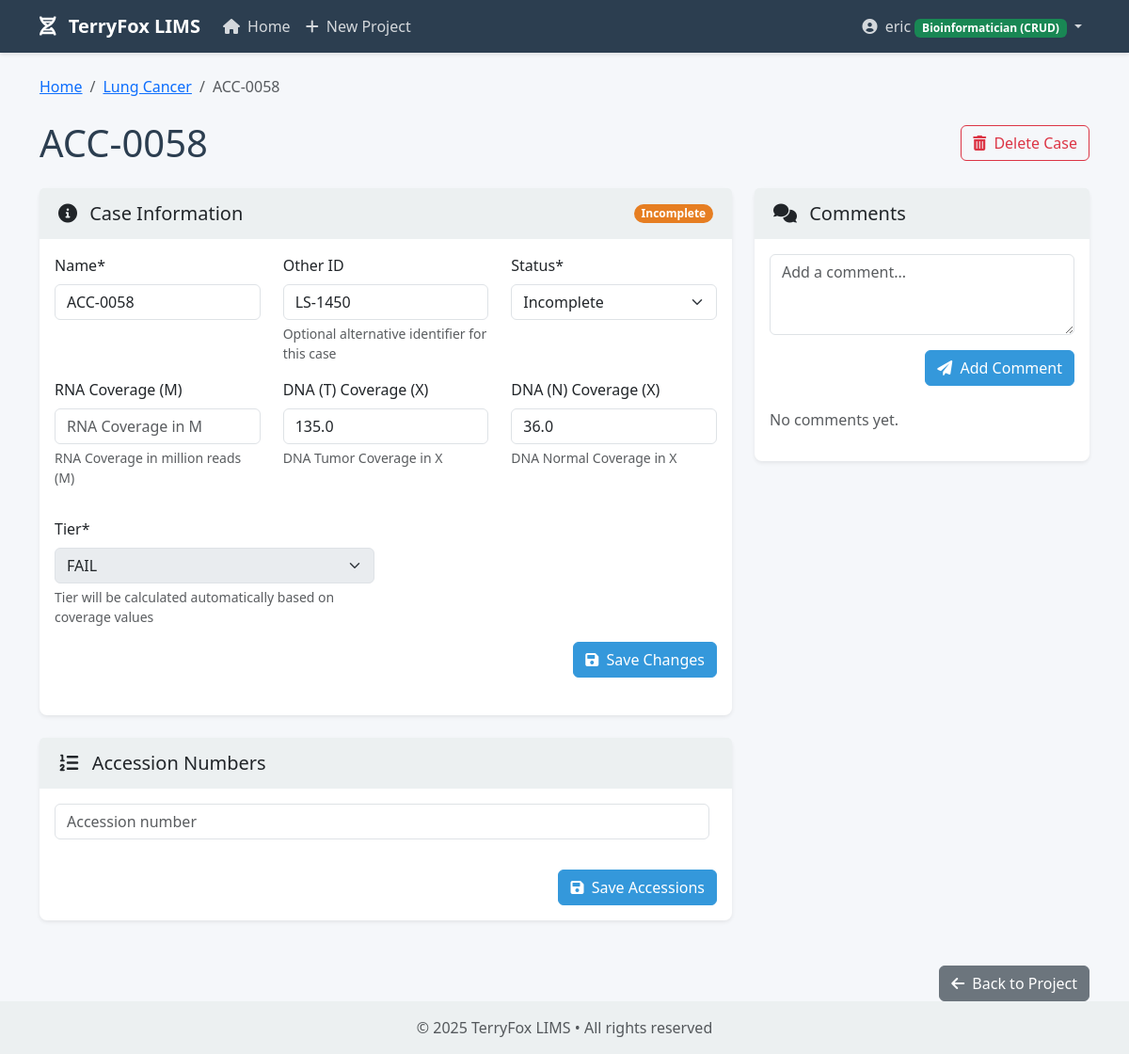
Before: /cases/614/ (signed in) with the older database file.
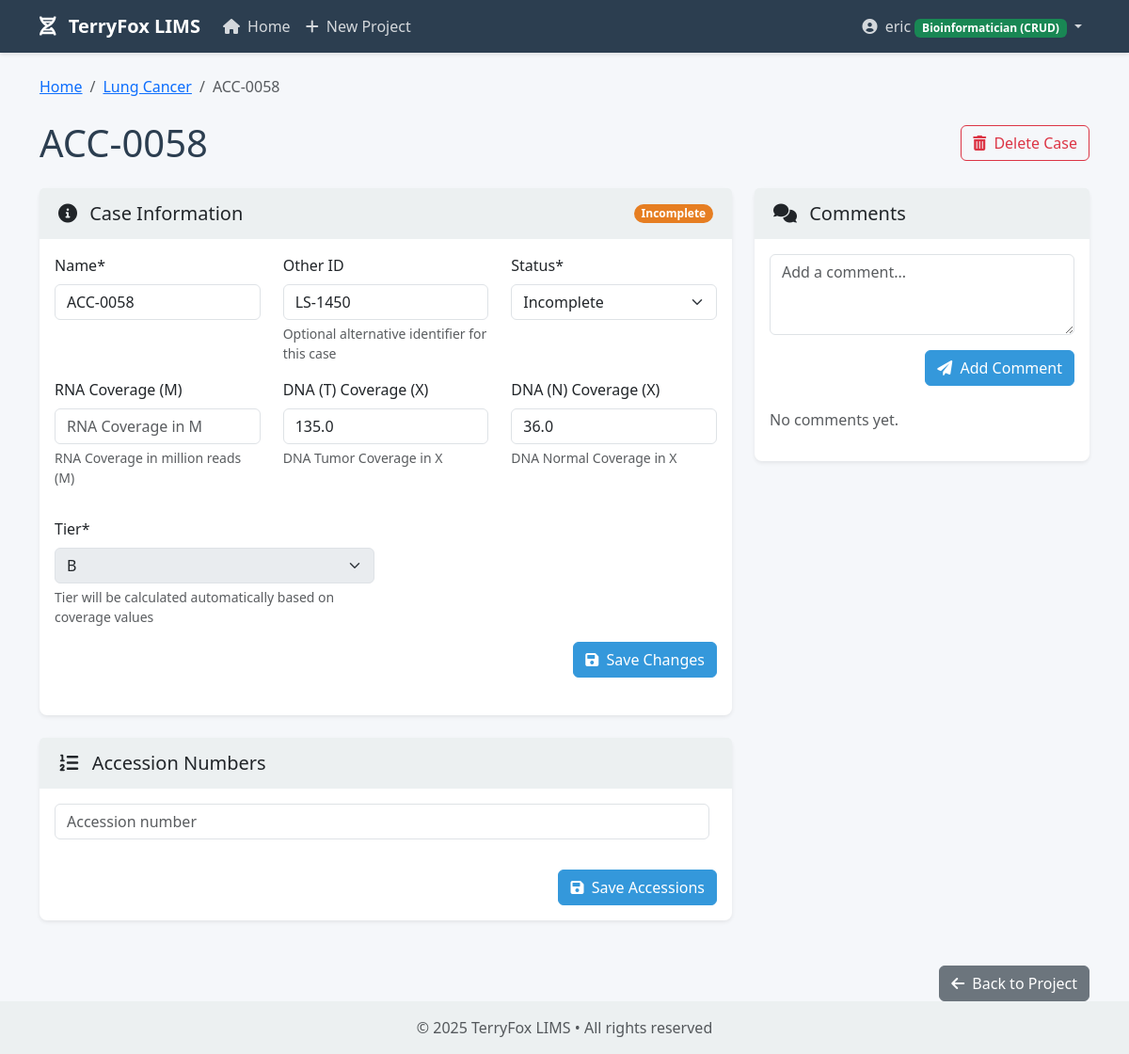
After: the same page with the newer database file.
### core/models.py (models this page shows, shortened)
class Project(models.Model):
    name = models.CharField(max_length=255)
    description = models.TextField(blank=True)
    project_lead = models.ForeignKey(
        ProjectLead,
        on_delete=models.SET_NULL,
        null=True,
        blank=True,
        related_name='projects',
        verbose_name=_('Project Lead')
    )
    created_at = models.DateTimeField(auto_now_add=True)
    updated_at = models.DateTimeField(auto_now=True)
    created_by = models.ForeignKey(User, on_delete=models.CASCADE, related_name='created_projects')

class Case(models.Model):
    STATUS_CREATED = 'created'
    STATUS_RECEIVED = 'received'
    STATUS_INCOMPLETE = 'incomplete'
    STATUS_UNKNOWN = 'unknown'
    STATUS_LIBRARY_PREPPED = 'library_prepped'
    STATUS_SEQUENCED = 'sequenced'
    STATUS_TRANSFERRED = 'transferred_to_nfl'
    STATUS_BIOINFO = 'bioinfo_analysis'
    STATUS_COMPLETED = 'completed'
    STATUS_CHOICES = [
        (STATUS_CREATED, _('Created')),
        (STATUS_RECEIVED, _('Received')),
        (STATUS_INCOMPLETE, _('Incomplete')),
        (STATUS_UNKNOWN, _('Unknown')),
        (STATUS_LIBRARY_PREPPED, _('Library Prepped')),
        (STATUS_SEQUENCED, _('Sequenced')),
        (STATUS_TRANSFERRED, _('Transferred to NFL')),
        (STATUS_BIOINFO, _('Bioinfo Analysis')),
        (STATUS_COMPLETED, _('Completed')),
    ]
    TIER_A = 'A'
    TIER_B = 'B'
    TIER_FA = 'FAIL'
    TIER_CHOICES = [
        (TIER_A, _('A')),
        (TIER_B, _('B')),
        (TIER_FA, _('FAIL')),
    ]
    project = models.ForeignKey(Project, on_delete=models.CASCADE, related_name='cases')
    name = models.CharField(max_length=255)
    other_id = models.CharField(max_length=255, blank=True, null=True, verbose_name=_('Other ID'))
    status = models.CharField(max_length=50, choices=STATUS_CHOICES, default=STATUS_RECEIVED)
    rna_coverage = models.FloatField(null=True, blank=True, verbose_name=_('RNA Coverage (M)'))
    dna_t_coverage = models.FloatField(null=True, blank=True, verbose_name=_('DNA (T) Coverage (X)'))
    dna_n_coverage = models.FloatField(null=True, blank=True, verbose_name=_('DNA (N) Coverage (X)'))
    tier = models.CharField(max_length=4, choices=TIER_CHOICES, default=TIER_A)
    created_at = models.DateTimeField(auto_now_add=True)
    updated_at = models.DateTimeField(auto_now=True)

### core/views.py (the view, shortened to what this page needs)
# urls.py: path('cases/<int:case_id>/', views.case_detail, name='case_detail'),
@login_required
def case_detail(request, case_id):
    case = get_object_or_404(Case, id=case_id)
    comments = case.comments.all().order_by('-created_at')
    accessions = case.accessions.all()
    can_edit = request.user.groups.filter(name='Bioinformatician').exists() or request.user.is_superuser
    comment_form = None
    case_form = None
    accession_formset = None
    if can_edit:
        if comment_form is None:
            comment_form = CommentForm()
        if case_form is None:
            case_form = CaseForm(instance=case)
        if accession_formset is None:
            accession_formset = AccessionFormSet(instance=case)
    return render(request, 'core/case_detail.html', {
        'case': case,
        'project': case.project,
        'comments': comments,
        'accessions': accessions,
        'can_edit': can_edit,
        'comment_form': comment_form,
        'case_form': case_form,
        'accession_formset': accession_formset,
    })

### core/forms.py
class CommentForm(forms.ModelForm):
    class Meta:
        model = Comment
        fields = ['text']
        widgets = {
            'text': forms.Textarea(attrs={'class': 'form-control', 'rows': 3, 'placeholder': _('Add a comment...')}),
        }
        labels = {
            'text': '',
        }

### templates/core/case_detail.html (shortened to what this page needs)
{% extends 'base.html' %}
{% load crispy_forms_tags %}
{% block content %}
<nav aria-label="breadcrumb" class="mb-4">
    <ol class="breadcrumb">
        <li class="breadcrumb-item"><a href="{% url 'home' %}">Home</a></li>
        <li class="breadcrumb-item"><a href="{% url 'project_detail' project_id=project.id %}">{{ project.name }}</a></li>
        <li class="breadcrumb-item active">{{ case.name }}</li>
    </ol>
</nav>
<div class="d-flex justify-content-between align-items-center mb-4">
    <h1 class="mb-0">{{ case.name }}</h1>
    <div>
        {% if can_edit %}
        <a href="{% url 'case_delete' case_id=case.id %}" class="btn btn-outline-danger">
            <i class="fas fa-trash-alt me-1"></i> Delete Case
        </a>
        {% endif %}
    </div>
</div>
<div class="row">
    <div class="col-lg-8 mb-4">
        <div class="card shadow-sm mb-4">
            <div class="card-header">
                <div class="d-flex justify-content-between align-items-center">
                    <h5 class="mb-0"><i class="fas fa-info-circle me-2"></i> Case Information</h5>
                    <span class="badge badge-{{ case.status }} rounded-pill">{{ case.get_status_display }}</span>
                </div>
            </div>
            <div class="card-body">
                {% if can_edit %}
                <form method="post" class="mb-4">
                    <div class="row">
                        <div class="col-md-4">
                            {{ case_form.name|as_crispy_field }}
                        </div>
                        <div class="col-md-4">
                            {{ case_form.other_id|as_crispy_field }}
                        </div>
                        <div class="col-md-4">
                            {{ case_form.status|as_crispy_field }}
                        </div>
                    </div>
                    <div class="row mb-3">
                        <div class="col-md-4">
                            {{ case_form.rna_coverage|as_crispy_field }}
                        </div>
                        <div class="col-md-4">
                            {{ case_form.dna_t_coverage|as_crispy_field }}
                        </div>
                        <div class="col-md-4">
                            {{ case_form.dna_n_coverage|as_crispy_field }}
                        </div>
                    </div>
                    <div class="row">
                        <div class="col-md-6">
                            {{ case_form.tier|as_crispy_field }}
                        </div>
                    </div>
                    <div class="text-end">
                        <button type="submit" class="btn btn-primary">
                            <i class="fas fa-save me-1"></i> Save Changes
                        </button>
                    </div>
                </form>
                {% endif %}
            </div>
        </div>
        <div class="card shadow-sm mb-4">
            <div class="card-header">
                <h5 class="mb-0"><i class="fas fa-list-ol me-2"></i> Accession Numbers</h5>
            </div>
            <div class="card-body">
                {% if can_edit %}
                <form method="post">
                    <div id="accession-forms">
                        {% for form in accession_formset %}
                            <div class="accession-form mb-2 {% if form.instance.pk %}border-start border-primary ps-2{% endif %}">
                                <div class="d-flex">
                                    <div class="flex-grow-1">
                                        {{ form.accession_number|as_crispy_field }}
                                    </div>
                                </div>
                            </div>
                        {% endfor %}
                    </div>
                    <div class="text-end mt-3">
                        <button type="submit" class="btn btn-primary">
                            <i class="fas fa-save me-1"></i> Save Accessions
                        </button>
                    </div>
                </form>
                {% endif %}
            </div>
        </div>
    </div>
    <div class="col-lg-4 mb-4">
        <div class="card shadow-sm mb-4">
            <div class="card-header">
                <h5 class="mb-0"><i class="fas fa-comments me-2"></i> Comments</h5>
            </div>
            <div class="card-body">
                {% if can_edit %}
                <form method="post" class="mb-4">
                    {{ comment_form|crispy }}
                    <div class="text-end">
                        <button type="submit" class="btn btn-primary">
                            <i class="fas fa-paper-plane me-1"></i> Add Comment
                        </button>
                    </div>
                </form>
                {% endif %}
                <div class="comments-container">
                    {% if comments %}
                        {% for comment in comments %}
                        <div class="comment mb-3">
                            <div class="comment-header">
                                <span>{{ comment.user.get_full_name|default:comment.user.username }}</span>
                                <span class="comment-time">{{ comment.created_at|date:"M d, Y H:i" }}</span>
                            </div>
                            <div class="comment-body">
                                {{ comment.text|linebreaks }}
                            </div>
                        </div>
                        {% endfor %}
                    {% else %}
                        <p class="text-muted">No comments yet.</p>
                    {% endif %}
                </div>
            </div>
        </div>
    </div>
</div>
<div class="text-end">
    <a href="{% url 'project_detail' project_id=project.id %}" class="btn btn-secondary">
        <i class="fas fa-arrow-left me-1"></i> Back to Project
    </a>
</div>
{% endblock %}

### templates/base.html (shortened to what this page needs)
<!DOCTYPE html>
<html lang="en">
<head>
    <link href="https://cdn.jsdelivr.net/npm/bootstrap@5.3.0/dist/css/bootstrap.min.css" rel="stylesheet">
    <link rel="stylesheet" href="https://cdnjs.cloudflare.com/ajax/libs/font-awesome/6.0.0/css/all.min.css">
</head>
<body>
    <nav class="navbar navbar-expand-lg navbar-dark bg-dark mb-4">
        <div class="container">
            <a class="navbar-brand" href="{% url 'home' %}">
                <i class="fas fa-dna me-2"></i> TerryFox LIMS
            </a>
            <div class="collapse navbar-collapse" id="navbarNav">
                <ul class="navbar-nav me-auto">
                    <li class="nav-item">
                        <a class="nav-link" href="{% url 'home' %}">
                            <i class="fas fa-home me-1"></i> Home
                        </a>
                    </li>
                    {% if user.is_superuser or user.groups.all.0.name == 'Bioinformatician' %}
                    <li class="nav-item">
                        <a class="nav-link" href="{% url 'project_create' %}">
                            <i class="fas fa-plus me-1"></i> New Project
                        </a>
                    </li>
                    {% endif %}
                </ul>
                <ul class="navbar-nav">
                    {% if user.is_authenticated %}
                    <li class="nav-item dropdown">
                        <a class="nav-link dropdown-toggle" href="#" id="userDropdown" role="button" data-bs-toggle="dropdown">
                            <i class="fas fa-user-circle me-1"></i> {{ user.username }}
                            {% if user.is_superuser %}
                                <span class="badge bg-danger">Admin</span>
                            {% elif user.groups.all.0.name == 'PI' %}
                                <span class="badge bg-primary">PI (View Only)</span>
                            {% elif user.groups.all.0.name == 'Bioinformatician' %}
                                <span class="badge bg-success">Bioinformatician (CRUD)</span>
                            {% endif %}
                        </a>
                    </li>
                    {% else %}
                    <li class="nav-item">
                        <a class="nav-link" href="{% url 'login' %}">
                            <i class="fas fa-sign-in-alt me-1"></i> Login
                        </a>
                    </li>
                    {% endif %}
                </ul>
            </div>
        </div>
    </nav>
    <div class="container">
        {% block content %}{% endblock %}
    </div>
    <footer class="footer mt-auto py-3">
        <div class="container text-center">
            <span class="text-muted">© {% now "Y" %} TerryFox LIMS • All rights reserved</span>
        </div>
    </footer>
</body>
</html>

### templates/base.html (style rules this page uses)
:root { --primary-color: #2c3e50; --secondary-color: #3498db; --accent-color: #e74c3c; --light-color: #ecf0f1; --dark-color: #2c3e50; }
body { font-family: 'Segoe UI', Tahoma, Geneva, Verdana, sans-serif; background-color: #f5f7fa; color: var(--dark-color); }
.navbar { background-color: var(--primary-color) !important; box-shadow: 0 2px 4px rgba(0, 0, 0, 0.1); }
.navbar-brand { font-weight: bold; color: white !important; }
.nav-link { color: rgba(255, 255, 255, 0.8) !important; transition: color 0.3s; }
.card { border: none; border-radius: 8px; box-shadow: 0 4px 8px rgba(0, 0, 0, 0.1); transition: transform 0.3s, box-shadow 0.3s; margin-bottom: 20px; }
.card-header { background-color: var(--light-color); border-bottom: none; font-weight: bold; padding: 15px 20px; }
.btn-primary { background-color: var(--secondary-color); border-color: var(--secondary-color); }
.footer { background-color: var(--light-color); padding: 20px 0; margin-top: 40px; }
.badge-incomplete { background-color: #e67e22; color: white; }

Changed rows visible on the page:
changed Case "ACC-0058": tier "FAIL" → "B"
